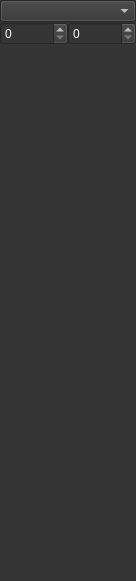
<?xml version="1.0" encoding="UTF-8"?>
<ui version="4.0">
 <class>Colormap</class>
 <widget class="QWidget" name="Colormap">
  <property name="geometry">
   <rect>
    <x>0</x>
    <y>0</y>
    <width>136</width>
    <height>581</height>
   </rect>
  </property>
  <property name="palette">
   <palette>
    <active>
     <colorrole role="WindowText">
      <brush brushstyle="SolidPattern">
       <color alpha="255">
        <red>255</red>
        <green>255</green>
        <blue>255</blue>
       </color>
      </brush>
     </colorrole>
     <colorrole role="Button">
      <brush brushstyle="SolidPattern">
       <color alpha="255">
        <red>53</red>
        <green>53</green>
        <blue>53</blue>
       </color>
      </brush>
     </colorrole>
     <colorrole role="Light">
      <brush brushstyle="SolidPattern">
       <color alpha="255">
        <red>53</red>
        <green>53</green>
        <blue>53</blue>
       </color>
      </brush>
     </colorrole>
     <colorrole role="Midlight">
      <brush brushstyle="SolidPattern">
       <color alpha="255">
        <red>53</red>
        <green>53</green>
        <blue>53</blue>
       </color>
      </brush>
     </colorrole>
     <colorrole role="Dark">
      <brush brushstyle="SolidPattern">
       <color alpha="255">
        <red>98</red>
        <green>98</green>
        <blue>98</blue>
       </color>
      </brush>
     </colorrole>
     <colorrole role="Mid">
      <brush brushstyle="SolidPattern">
       <color alpha="255">
        <red>154</red>
        <green>154</green>
        <blue>154</blue>
       </color>
      </brush>
     </colorrole>
     <colorrole role="Text">
      <brush brushstyle="SolidPattern">
       <color alpha="255">
        <red>255</red>
        <green>255</green>
        <blue>255</blue>
       </color>
      </brush>
     </colorrole>
     <colorrole role="BrightText">
      <brush brushstyle="SolidPattern">
       <color alpha="255">
        <red>255</red>
        <green>255</green>
        <blue>255</blue>
       </color>
      </brush>
     </colorrole>
     <colorrole role="ButtonText">
      <brush brushstyle="SolidPattern">
       <color alpha="255">
        <red>255</red>
        <green>255</green>
        <blue>255</blue>
       </color>
      </brush>
     </colorrole>
     <colorrole role="Base">
      <brush brushstyle="SolidPattern">
       <color alpha="255">
        <red>53</red>
        <green>53</green>
        <blue>53</blue>
       </color>
      </brush>
     </colorrole>
     <colorrole role="Window">
      <brush brushstyle="SolidPattern">
       <color alpha="255">
        <red>53</red>
        <green>53</green>
        <blue>53</blue>
       </color>
      </brush>
     </colorrole>
     <colorrole role="Shadow">
      <brush brushstyle="SolidPattern">
       <color alpha="255">
        <red>53</red>
        <green>53</green>
        <blue>53</blue>
       </color>
      </brush>
     </colorrole>
     <colorrole role="Highlight">
      <brush brushstyle="SolidPattern">
       <color alpha="255">
        <red>98</red>
        <green>98</green>
        <blue>98</blue>
       </color>
      </brush>
     </colorrole>
     <colorrole role="HighlightedText">
      <brush brushstyle="SolidPattern">
       <color alpha="255">
        <red>255</red>
        <green>255</green>
        <blue>255</blue>
       </color>
      </brush>
     </colorrole>
     <colorrole role="Link">
      <brush brushstyle="SolidPattern">
       <color alpha="255">
        <red>53</red>
        <green>53</green>
        <blue>53</blue>
       </color>
      </brush>
     </colorrole>
     <colorrole role="LinkVisited">
      <brush brushstyle="SolidPattern">
       <color alpha="255">
        <red>53</red>
        <green>53</green>
        <blue>53</blue>
       </color>
      </brush>
     </colorrole>
     <colorrole role="AlternateBase">
      <brush brushstyle="SolidPattern">
       <color alpha="255">
        <red>53</red>
        <green>53</green>
        <blue>53</blue>
       </color>
      </brush>
     </colorrole>
     <colorrole role="ToolTipBase">
      <brush brushstyle="SolidPattern">
       <color alpha="255">
        <red>255</red>
        <green>255</green>
        <blue>255</blue>
       </color>
      </brush>
     </colorrole>
     <colorrole role="ToolTipText">
      <brush brushstyle="SolidPattern">
       <color alpha="255">
        <red>255</red>
        <green>255</green>
        <blue>255</blue>
       </color>
      </brush>
     </colorrole>
     <colorrole role="PlaceholderText">
      <brush brushstyle="SolidPattern">
       <color alpha="128">
        <red>98</red>
        <green>98</green>
        <blue>98</blue>
       </color>
      </brush>
     </colorrole>
    </active>
    <inactive>
     <colorrole role="WindowText">
      <brush brushstyle="SolidPattern">
       <color alpha="255">
        <red>255</red>
        <green>255</green>
        <blue>255</blue>
       </color>
      </brush>
     </colorrole>
     <colorrole role="Button">
      <brush brushstyle="SolidPattern">
       <color alpha="255">
        <red>53</red>
        <green>53</green>
        <blue>53</blue>
       </color>
      </brush>
     </colorrole>
     <colorrole role="Light">
      <brush brushstyle="SolidPattern">
       <color alpha="255">
        <red>53</red>
        <green>53</green>
        <blue>53</blue>
       </color>
      </brush>
     </colorrole>
     <colorrole role="Midlight">
      <brush brushstyle="SolidPattern">
       <color alpha="255">
        <red>53</red>
        <green>53</green>
        <blue>53</blue>
       </color>
      </brush>
     </colorrole>
     <colorrole role="Dark">
      <brush brushstyle="SolidPattern">
       <color alpha="255">
        <red>98</red>
        <green>98</green>
        <blue>98</blue>
       </color>
      </brush>
     </colorrole>
     <colorrole role="Mid">
      <brush brushstyle="SolidPattern">
       <color alpha="255">
        <red>154</red>
        <green>154</green>
        <blue>154</blue>
       </color>
      </brush>
     </colorrole>
     <colorrole role="Text">
      <brush brushstyle="SolidPattern">
       <color alpha="255">
        <red>255</red>
        <green>255</green>
        <blue>255</blue>
       </color>
      </brush>
     </colorrole>
     <colorrole role="BrightText">
      <brush brushstyle="SolidPattern">
       <color alpha="255">
        <red>255</red>
        <green>255</green>
        <blue>255</blue>
       </color>
      </brush>
     </colorrole>
     <colorrole role="ButtonText">
      <brush brushstyle="SolidPattern">
       <color alpha="255">
        <red>255</red>
        <green>255</green>
        <blue>255</blue>
       </color>
      </brush>
     </colorrole>
     <colorrole role="Base">
      <brush brushstyle="SolidPattern">
       <color alpha="255">
        <red>53</red>
        <green>53</green>
        <blue>53</blue>
       </color>
      </brush>
     </colorrole>
     <colorrole role="Window">
      <brush brushstyle="SolidPattern">
       <color alpha="255">
        <red>53</red>
        <green>53</green>
        <blue>53</blue>
       </color>
      </brush>
     </colorrole>
     <colorrole role="Shadow">
      <brush brushstyle="SolidPattern">
       <color alpha="255">
        <red>53</red>
        <green>53</green>
        <blue>53</blue>
       </color>
      </brush>
     </colorrole>
     <colorrole role="Highlight">
      <brush brushstyle="SolidPattern">
       <color alpha="255">
        <red>98</red>
        <green>98</green>
        <blue>98</blue>
       </color>
      </brush>
     </colorrole>
     <colorrole role="HighlightedText">
      <brush brushstyle="SolidPattern">
       <color alpha="255">
        <red>255</red>
        <green>255</green>
        <blue>255</blue>
       </color>
      </brush>
     </colorrole>
     <colorrole role="Link">
      <brush brushstyle="SolidPattern">
       <color alpha="255">
        <red>53</red>
        <green>53</green>
        <blue>53</blue>
       </color>
      </brush>
     </colorrole>
     <colorrole role="LinkVisited">
      <brush brushstyle="SolidPattern">
       <color alpha="255">
        <red>53</red>
        <green>53</green>
        <blue>53</blue>
       </color>
      </brush>
     </colorrole>
     <colorrole role="AlternateBase">
      <brush brushstyle="SolidPattern">
       <color alpha="255">
        <red>53</red>
        <green>53</green>
        <blue>53</blue>
       </color>
      </brush>
     </colorrole>
     <colorrole role="ToolTipBase">
      <brush brushstyle="SolidPattern">
       <color alpha="255">
        <red>255</red>
        <green>255</green>
        <blue>255</blue>
       </color>
      </brush>
     </colorrole>
     <colorrole role="ToolTipText">
      <brush brushstyle="SolidPattern">
       <color alpha="255">
        <red>255</red>
        <green>255</green>
        <blue>255</blue>
       </color>
      </brush>
     </colorrole>
     <colorrole role="PlaceholderText">
      <brush brushstyle="SolidPattern">
       <color alpha="128">
        <red>98</red>
        <green>98</green>
        <blue>98</blue>
       </color>
      </brush>
     </colorrole>
    </inactive>
    <disabled>
     <colorrole role="WindowText">
      <brush brushstyle="SolidPattern">
       <color alpha="255">
        <red>255</red>
        <green>255</green>
        <blue>255</blue>
       </color>
      </brush>
     </colorrole>
     <colorrole role="Button">
      <brush brushstyle="SolidPattern">
       <color alpha="255">
        <red>53</red>
        <green>53</green>
        <blue>53</blue>
       </color>
      </brush>
     </colorrole>
     <colorrole role="Light">
      <brush brushstyle="SolidPattern">
       <color alpha="255">
        <red>53</red>
        <green>53</green>
        <blue>53</blue>
       </color>
      </brush>
     </colorrole>
     <colorrole role="Midlight">
      <brush brushstyle="SolidPattern">
       <color alpha="255">
        <red>53</red>
        <green>53</green>
        <blue>53</blue>
       </color>
      </brush>
     </colorrole>
     <colorrole role="Dark">
      <brush brushstyle="SolidPattern">
       <color alpha="255">
        <red>98</red>
        <green>98</green>
        <blue>98</blue>
       </color>
      </brush>
     </colorrole>
     <colorrole role="Mid">
      <brush brushstyle="SolidPattern">
       <color alpha="255">
        <red>154</red>
        <green>154</green>
        <blue>154</blue>
       </color>
      </brush>
     </colorrole>
     <colorrole role="Text">
      <brush brushstyle="SolidPattern">
       <color alpha="255">
        <red>255</red>
        <green>255</green>
        <blue>255</blue>
       </color>
      </brush>
     </colorrole>
     <colorrole role="BrightText">
      <brush brushstyle="SolidPattern">
       <color alpha="255">
        <red>255</red>
        <green>255</green>
        <blue>255</blue>
       </color>
      </brush>
     </colorrole>
     <colorrole role="ButtonText">
      <brush brushstyle="SolidPattern">
       <color alpha="255">
        <red>255</red>
        <green>255</green>
        <blue>255</blue>
       </color>
      </brush>
     </colorrole>
     <colorrole role="Base">
      <brush brushstyle="SolidPattern">
       <color alpha="255">
        <red>53</red>
        <green>53</green>
        <blue>53</blue>
       </color>
      </brush>
     </colorrole>
     <colorrole role="Window">
      <brush brushstyle="SolidPattern">
       <color alpha="255">
        <red>53</red>
        <green>53</green>
        <blue>53</blue>
       </color>
      </brush>
     </colorrole>
     <colorrole role="Shadow">
      <brush brushstyle="SolidPattern">
       <color alpha="255">
        <red>53</red>
        <green>53</green>
        <blue>53</blue>
       </color>
      </brush>
     </colorrole>
     <colorrole role="Highlight">
      <brush brushstyle="SolidPattern">
       <color alpha="255">
        <red>98</red>
        <green>98</green>
        <blue>98</blue>
       </color>
      </brush>
     </colorrole>
     <colorrole role="HighlightedText">
      <brush brushstyle="SolidPattern">
       <color alpha="255">
        <red>255</red>
        <green>255</green>
        <blue>255</blue>
       </color>
      </brush>
     </colorrole>
     <colorrole role="Link">
      <brush brushstyle="SolidPattern">
       <color alpha="255">
        <red>53</red>
        <green>53</green>
        <blue>53</blue>
       </color>
      </brush>
     </colorrole>
     <colorrole role="LinkVisited">
      <brush brushstyle="SolidPattern">
       <color alpha="255">
        <red>53</red>
        <green>53</green>
        <blue>53</blue>
       </color>
      </brush>
     </colorrole>
     <colorrole role="AlternateBase">
      <brush brushstyle="SolidPattern">
       <color alpha="255">
        <red>53</red>
        <green>53</green>
        <blue>53</blue>
       </color>
      </brush>
     </colorrole>
     <colorrole role="ToolTipBase">
      <brush brushstyle="SolidPattern">
       <color alpha="255">
        <red>255</red>
        <green>255</green>
        <blue>255</blue>
       </color>
      </brush>
     </colorrole>
     <colorrole role="ToolTipText">
      <brush brushstyle="SolidPattern">
       <color alpha="255">
        <red>255</red>
        <green>255</green>
        <blue>255</blue>
       </color>
      </brush>
     </colorrole>
     <colorrole role="PlaceholderText">
      <brush brushstyle="SolidPattern">
       <color alpha="128">
        <red>98</red>
        <green>98</green>
        <blue>98</blue>
       </color>
      </brush>
     </colorrole>
    </disabled>
   </palette>
  </property>
  <property name="windowTitle">
   <string>Form</string>
  </property>
  <layout class="QVBoxLayout" name="verticalLayout">
   <property name="spacing">
    <number>3</number>
   </property>
   <property name="leftMargin">
    <number>0</number>
   </property>
   <property name="topMargin">
    <number>0</number>
   </property>
   <property name="rightMargin">
    <number>0</number>
   </property>
   <property name="bottomMargin">
    <number>0</number>
   </property>
   <item>
    <widget class="QWidget" name="widget" native="true">
     <property name="sizePolicy">
      <sizepolicy hsizetype="Minimum" vsizetype="Fixed">
       <horstretch>0</horstretch>
       <verstretch>0</verstretch>
      </sizepolicy>
     </property>
     <layout class="QGridLayout" name="gridLayout">
      <property name="leftMargin">
       <number>0</number>
      </property>
      <property name="topMargin">
       <number>0</number>
      </property>
      <property name="rightMargin">
       <number>0</number>
      </property>
      <property name="bottomMargin">
       <number>0</number>
      </property>
      <property name="spacing">
       <number>0</number>
      </property>
      <item row="1" column="0" colspan="2">
       <widget class="QComboBox" name="comboBoxCmap"/>
      </item>
      <item row="2" column="0">
       <widget class="QSpinBox" name="spinBoxLevel">
        <property name="sizePolicy">
         <sizepolicy hsizetype="MinimumExpanding" vsizetype="Fixed">
          <horstretch>0</horstretch>
          <verstretch>0</verstretch>
         </sizepolicy>
        </property>
       </widget>
      </item>
      <item row="2" column="1">
       <widget class="QSpinBox" name="spinBoxWindow">
        <property name="sizePolicy">
         <sizepolicy hsizetype="MinimumExpanding" vsizetype="Fixed">
          <horstretch>0</horstretch>
          <verstretch>0</verstretch>
         </sizepolicy>
        </property>
        <property name="maximum">
         <number>4000</number>
        </property>
       </widget>
      </item>
     </layout>
    </widget>
   </item>
   <item>
    <widget class="QWidget" name="widget_2" native="true">
     <layout class="QHBoxLayout" name="horizontalLayout">
      <property name="spacing">
       <number>0</number>
      </property>
      <property name="leftMargin">
       <number>0</number>
      </property>
      <property name="topMargin">
       <number>0</number>
      </property>
      <property name="rightMargin">
       <number>0</number>
      </property>
      <property name="bottomMargin">
       <number>0</number>
      </property>
      <item>
       <widget class="ScalarBarWidget" name="bar" native="true"/>
      </item>
      <item>
       <widget class="DensityWindowSlider" name="slider" native="true">
        <property name="palette">
         <palette>
          <active>
           <colorrole role="ToolTipBase">
            <brush brushstyle="SolidPattern">
             <color alpha="255">
              <red>53</red>
              <green>53</green>
              <blue>53</blue>
             </color>
            </brush>
           </colorrole>
          </active>
          <inactive>
           <colorrole role="ToolTipBase">
            <brush brushstyle="SolidPattern">
             <color alpha="255">
              <red>53</red>
              <green>53</green>
              <blue>53</blue>
             </color>
            </brush>
           </colorrole>
          </inactive>
          <disabled>
           <colorrole role="ToolTipBase">
            <brush brushstyle="SolidPattern">
             <color alpha="255">
              <red>53</red>
              <green>53</green>
              <blue>53</blue>
             </color>
            </brush>
           </colorrole>
          </disabled>
         </palette>
        </property>
       </widget>
      </item>
     </layout>
    </widget>
   </item>
  </layout>
 </widget>
 <customwidgets>
  <customwidget>
   <class>DensityWindowSlider</class>
   <extends>QWidget</extends>
   <header>..controllers.colormap.h</header>
   <container>1</container>
   <slots>
    <signal>windowChanged(int)</signal>
    <signal>levelChanged(int)</signal>
    <slot>setLevel(int)</slot>
    <slot>setWindow(int)</slot>
   </slots>
  </customwidget>
  <customwidget>
   <class>ScalarBarWidget</class>
   <extends>QWidget</extends>
   <header>..controllers.colormap.h</header>
   <container>1</container>
  </customwidget>
 </customwidgets>
 <resources/>
 <connections>
  <connection>
   <sender>comboBoxCmap</sender>
   <signal>currentIndexChanged(QString)</signal>
   <receiver>Colormap</receiver>
   <slot>setCmap(QString)</slot>
   <hints>
    <hint type="sourcelabel">
     <x>67</x>
     <y>13</y>
    </hint>
    <hint type="destinationlabel">
     <x>67</x>
     <y>290</y>
    </hint>
   </hints>
  </connection>
  <connection>
   <sender>spinBoxLevel</sender>
   <signal>valueChanged(int)</signal>
   <receiver>Colormap</receiver>
   <slot>setLevel(int)</slot>
   <hints>
    <hint type="sourcelabel">
     <x>33</x>
     <y>33</y>
    </hint>
    <hint type="destinationlabel">
     <x>67</x>
     <y>290</y>
    </hint>
   </hints>
  </connection>
  <connection>
   <sender>spinBoxWindow</sender>
   <signal>valueChanged(int)</signal>
   <receiver>Colormap</receiver>
   <slot>setWindow(int)</slot>
   <hints>
    <hint type="sourcelabel">
     <x>101</x>
     <y>33</y>
    </hint>
    <hint type="destinationlabel">
     <x>67</x>
     <y>290</y>
    </hint>
   </hints>
  </connection>
  <connection>
   <sender>slider</sender>
   <signal>levelChanged(int)</signal>
   <receiver>Colormap</receiver>
   <slot>setLevel(int)</slot>
   <hints>
    <hint type="sourcelabel">
     <x>101</x>
     <y>312</y>
    </hint>
    <hint type="destinationlabel">
     <x>67</x>
     <y>290</y>
    </hint>
   </hints>
  </connection>
  <connection>
   <sender>slider</sender>
   <signal>windowChanged(int)</signal>
   <receiver>Colormap</receiver>
   <slot>setWindow(int)</slot>
   <hints>
    <hint type="sourcelabel">
     <x>101</x>
     <y>312</y>
    </hint>
    <hint type="destinationlabel">
     <x>67</x>
     <y>290</y>
    </hint>
   </hints>
  </connection>
 </connections>
 <slots>
  <slot>setCmap(QString)</slot>
  <slot>setLevel(int)</slot>
  <slot>setWindow(int)</slot>
 </slots>
</ui>
